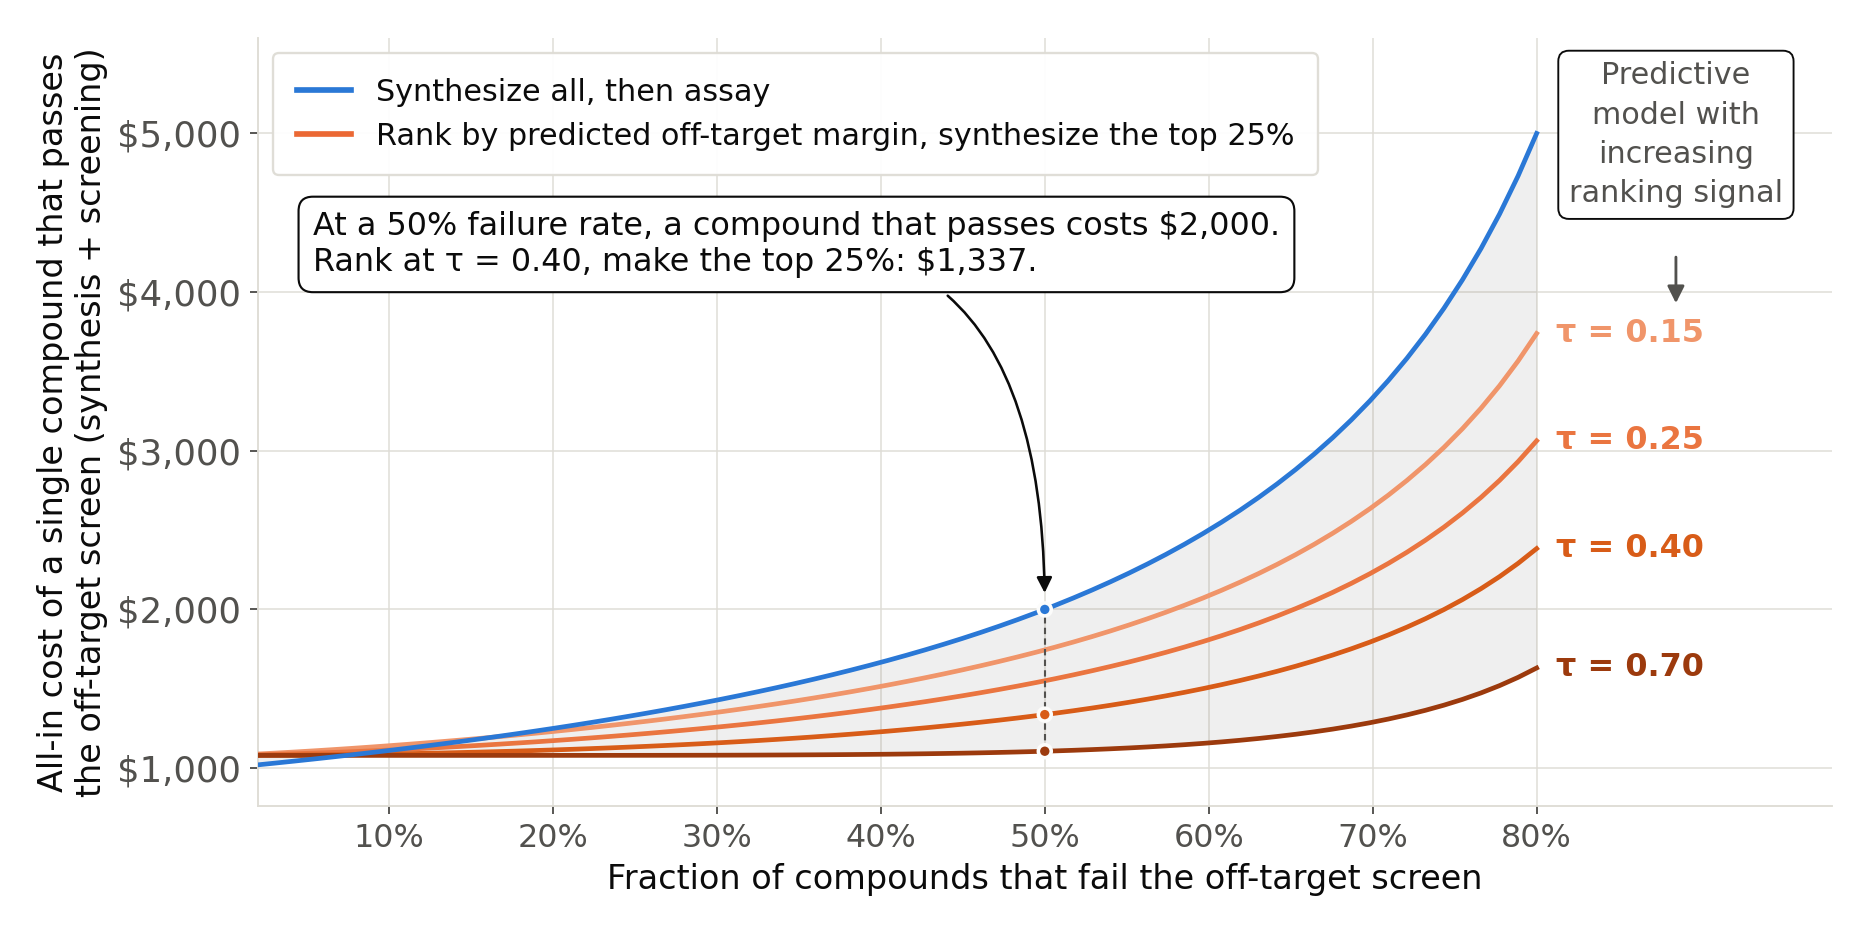

The script that saved this image:
"""Main figure: synthesis wasted on off-target failures, with and without FEP triage.

The filter is a rank-and-cut: score the proposed designs, synthesize the top KEEP.
The y axis is all-in -- the chemistry plus the GPU bill for scoring everything that
was ranked, including what the cut threw away.
"""

import pathlib

import matplotlib as mpl
import matplotlib.pyplot as plt
import numpy as np

import simple_model as sm

HERE = pathlib.Path(__file__).resolve().parent

# --- Design tokens (validated default categorical palette, slots 1-2) ----------
SURFACE = "#fcfcfb"
INK = "#0b0b0b"
INK_2 = "#52514e"
BASELINE = "#2a78d6"   # slot 1 -- assay-only (status quo)
WITH_FEP = "#eb6834"   # slot 2 -- + off-target FEP
GAP_FILL = "#52514e"
GRID = "#dedcd5"

#: Ranking power is an ORDERED magnitude, so it gets a one-hue ordinal ramp in the
#: "+ FEP" hue -- light = weak ranking, dark = strong. Validated with
#: `validate_palette.js "#f0956a,#ea7540,#d85c18,#9c3a0d" --mode light --ordinal`.
#: tau = 0.40 is the best Kendall reported in Rowan's OpenBind RBFE post.
TAU_LEVELS = [0.15, 0.25, 0.40, 0.70]
TAU_RAMP = ["#f0956a", "#ea7540", "#d85c18", "#9c3a0d"]

#: Every point size in the figure is this multiple of the size the original square
#: panel used. The panel is now 11 inches wide instead of 7.1, so at a fixed column
#: width in the post everything is reproduced about a third smaller; scaling the type
#: with the canvas keeps it reading at the size it was drawn to read at. One knob, so
#: the hierarchy between label, tick, legend and callout cannot drift apart.
FONT_SCALE = 1.5


def pt(size):
    return round(size * FONT_SCALE, 1)

mpl.rcParams.update({
    "figure.facecolor": SURFACE,
    "axes.facecolor": SURFACE,
    "savefig.facecolor": SURFACE,
    "font.family": "DejaVu Sans",
    "text.color": INK,
    "axes.labelcolor": INK,
    "axes.edgecolor": GRID,
    "xtick.color": INK_2,
    "ytick.color": INK_2,
    "axes.titlecolor": INK,
    "font.size": pt(10),
})

CALLOUT = dict(boxstyle="round,pad=0.45", facecolor="white",
               edgecolor=INK, linewidth=0.9, alpha=1.0)


def panel(ax):
    q = np.linspace(0.02, 0.80, 70)
    reactive = sm.cost_without_filter(q)
    curves = [(t, sm.cost_per_clean(q, t)) for t in TAU_LEVELS]

    # The whole recoverable region, stratified by how well the method ranks.
    ax.fill_between(q, curves[-1][1], reactive, color=GAP_FILL, alpha=0.09, linewidth=0)
    ax.plot(q, reactive, color=BASELINE, linewidth=2.0, zorder=4)
    for (tau, y), color in zip(curves, TAU_RAMP):
        ax.plot(q, y, color=color, linewidth=2.0, zorder=3)
        ax.text(0.812, float(y[-1]), f"τ = {tau:.2f}", color=color, fontsize=pt(9),
                fontweight="bold", ha="left", va="center")

    # Ranking power increases down the family of curves. Placed in AXES FRACTION, not
    # data units: the panel is wide and short, and a position that reads well at one
    # aspect lands on a curve at another. Fractions keep the composition when the
    # figure is reshaped.
    ax.text(0.901, 0.97, "Predictive\nmodel with\nincreasing\nranking signal",
            transform=ax.transAxes, fontsize=pt(8.5), color=INK_2, ha="center",
            va="top", linespacing=1.45,
            bbox=dict(boxstyle="round,pad=0.35", facecolor="white", edgecolor=INK,
                      linewidth=0.8),
            zorder=7)
    ax.annotate("", xy=(0.901, 0.655), xytext=(0.901, 0.715),
                xycoords="axes fraction", textcoords="axes fraction",
                arrowprops=dict(arrowstyle="-|>", color=INK_2, lw=1.2,
                                shrinkA=0, shrinkB=0), zorder=7)

    # Worked example at the best ranking power anyone has published for RBFE, so the
    # number quoted is one a reader could expect to reproduce rather than aspire to.
    # Indexed once: the curve it names and the colour of its marker cannot drift apart.
    q0, example = 0.50, TAU_LEVELS.index(0.40)
    tau0 = TAU_LEVELS[example]
    r0 = float(sm.cost_without_filter(q0))
    p0 = float(sm.cost_per_clean(q0, tau0)[0])
    best = float(sm.cost_per_clean(q0, TAU_LEVELS[-1])[0])
    ax.plot([q0, q0], [best, r0], color=INK_2, linewidth=0.9, linestyle=(0, (3, 2)),
            zorder=5)
    ax.scatter([q0, q0, q0], [r0, p0, best], s=30, zorder=6,
               color=[BASELINE, TAU_RAMP[example], TAU_RAMP[-1]],
               edgecolor=SURFACE, linewidth=1.5)
    # Dollar signs are escaped. Matplotlib parses $...$ as mathtext within a line, so
    # two on one line would silently set everything between them in italic.
    ax.annotate(
        f"At a 50% failure rate, a compound that passes costs \\${r0:,.0f}.\n"
        f"Rank at τ = {tau0:.2f}, make the top {sm.KEEP:.0%}: \\${p0:,.0f}.",
        xy=(q0, r0), xytext=(0.035, 0.775), textcoords="axes fraction",
        va="top", fontsize=pt(9), color=INK, bbox=CALLOUT,
        arrowprops=dict(arrowstyle="-|>", color=INK, lw=1.1, shrinkB=7,
                        connectionstyle="angle3,angleA=0,angleB=90"))

    ax.set_xlim(0.02, 0.98)
    ax.set_ylim(760, 5600)
    ax.set_xlabel("Fraction of compounds that fail the off-target screen", fontsize=pt(9.5))
    ax.set_ylabel("All-in cost of a single compound that passes\n"
                  "the off-target screen (synthesis + screening)",
                  fontsize=pt(9.5))
    ax.set_yticks([1000, 2000, 3000, 4000, 5000])
    ax.yaxis.set_major_formatter(mpl.ticker.StrMethodFormatter("${x:,.0f}"))
    ax.set_xticks(np.arange(0.1, 0.81, 0.1))
    ax.tick_params(axis="x", labelsize=pt(9))
    ax.xaxis.set_major_formatter(mpl.ticker.PercentFormatter(xmax=1.0, decimals=0))
    ax.legend(handles=[
        mpl.lines.Line2D([], [], color=BASELINE, lw=2.4, label="Synthesize all, then assay"),
        mpl.lines.Line2D([], [], color=WITH_FEP, lw=2.4,
                         label=f"Rank by predicted off-target margin, "
                               f"synthesize the top {sm.KEEP:.0%}"),
    ], loc="upper left", fontsize=pt(8.5), frameon=True, facecolor="white",
        edgecolor=GRID, framealpha=0.95, borderpad=0.8, handlelength=1.8)

    ax.grid(True, color=GRID, linewidth=0.7, alpha=0.9)
    ax.set_axisbelow(True)
    for side in ("top", "right"):
        ax.spines[side].set_visible(False)


def main(out=str(HERE / "fig2_screening_economics.png")):
    fig, ax = plt.subplots(figsize=(11.0, 5.5))
    panel(ax)

    fig.tight_layout()
    # Transparent ground, as for the other figures. The callouts and the legend keep
    # their explicit white fill -- they sit over the plotted curves and have to stay
    # opaque to be legible.
    fig.savefig(out, dpi=170, transparent=True)
    print(f"wrote {out}")
    return fig


if __name__ == "__main__":
    main()
